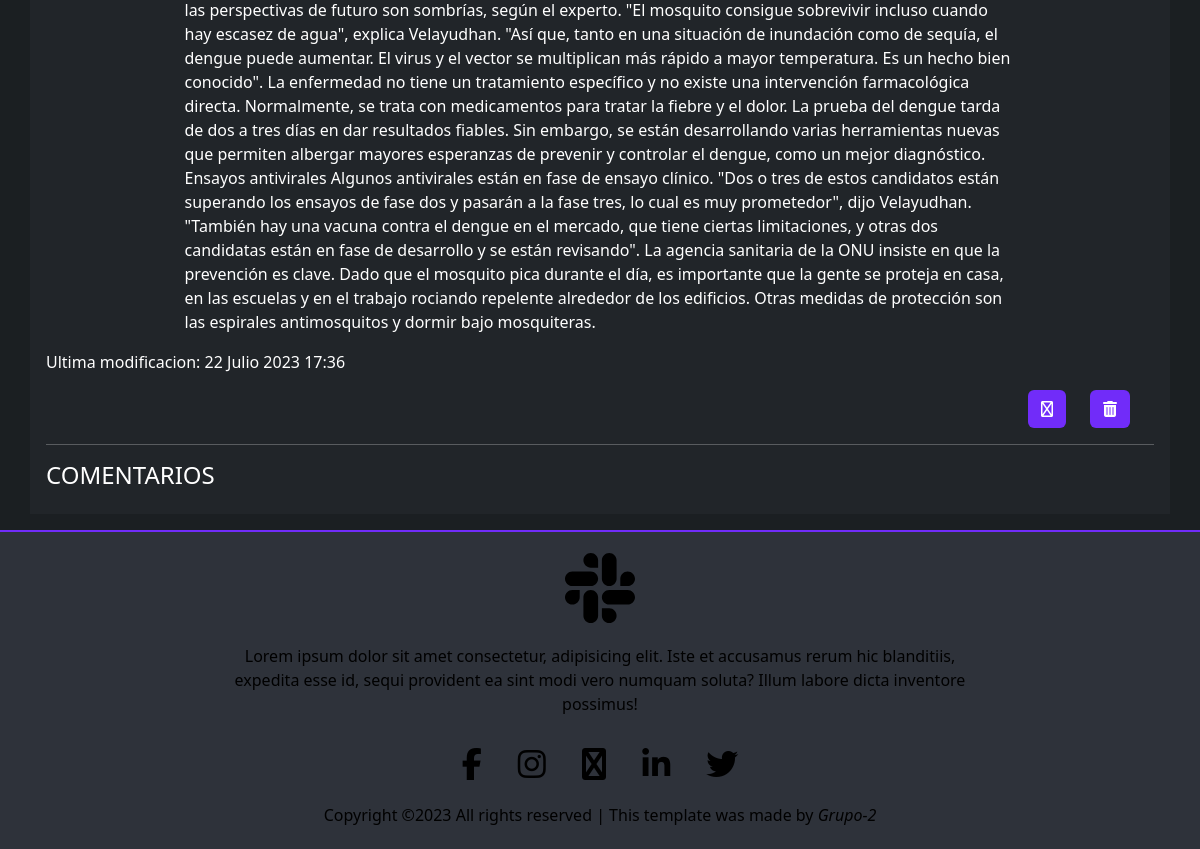
The page /noticias/detalle-noticia/8 (lower part) on the database as committed earlier.
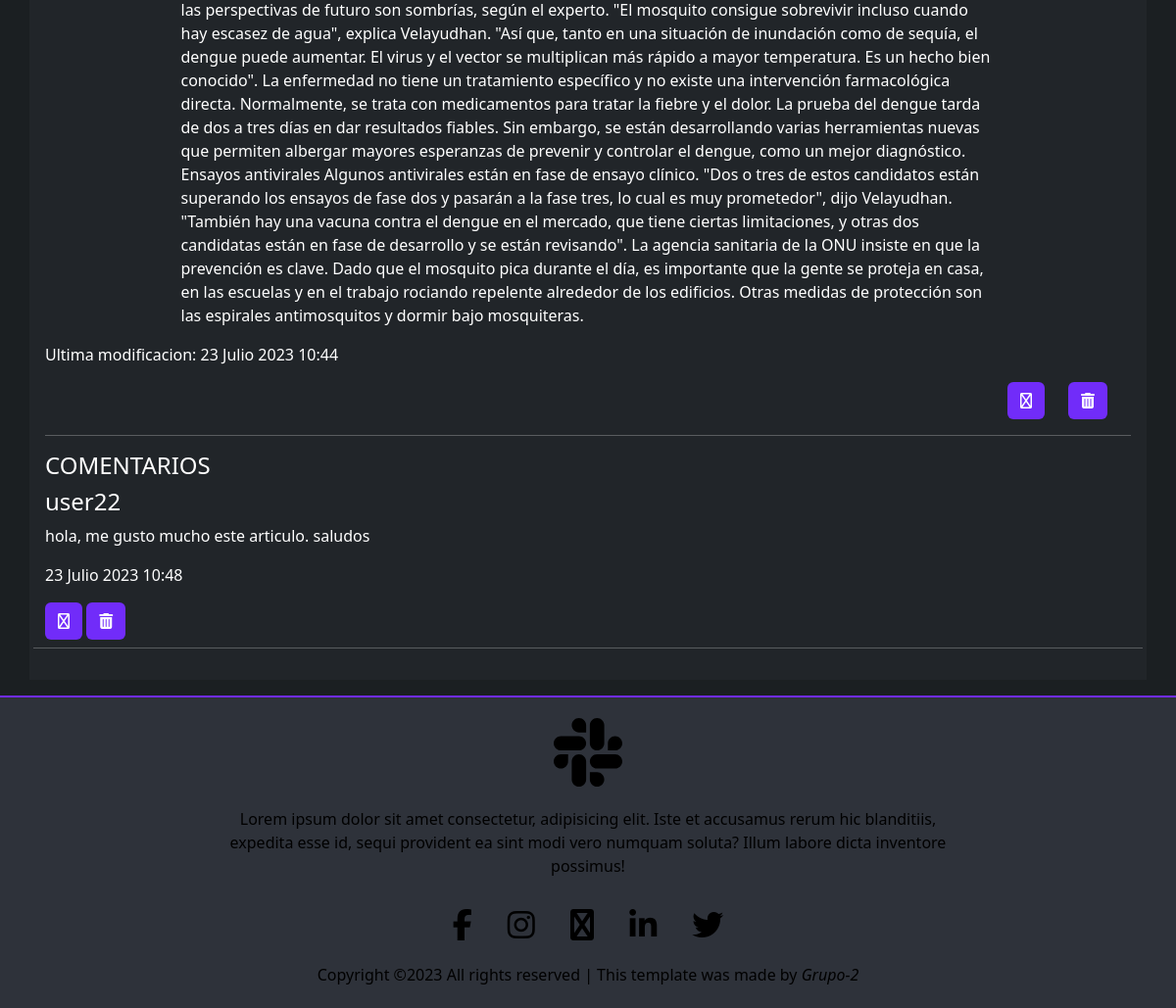
The same page on the database as committed later.
### apps/noticias/models.py (models this page shows, shortened)
class Noticia(models.Model):
	creado = models.DateTimeField(
		'creado',
		auto_now_add=True
	)
	modificado = models.DateTimeField(
		'modificado',
		auto_now=True
	)
	titulo = models.CharField(max_length = 250)
	descripcion = models.CharField(max_length= 400)
	contenido = models.TextField()
	autor = models.ForeignKey(User, on_delete = models.CASCADE)
	imagen = models.ImageField(upload_to = 'noticias')
	categoria = models.ForeignKey(Categoria, on_delete = models.CASCADE)

### apps/comentarios/models.py (models this page shows, shortened)
class Comentario(models.Model):
	creado = models.DateTimeField(
		'creado',
		auto_now_add=True
	)
	modificado = models.DateTimeField(
		'modificado',
		auto_now=True
	)
	texto = models.TextField(max_length = 1000)
	usuario = models.ForeignKey(User, on_delete = models.CASCADE)
	noticia = models.ForeignKey(Noticia, on_delete = models.CASCADE)

### apps/noticias/views.py (the view)
# urls.py: path('detalle-noticia/<int:pk>', views.DetalleNoticia, name='detalle_noticia'),
def DetalleNoticia(request, pk):
    ctx = {}
    detalle_noticia = Noticia.objects.get(id = pk)
    comentarios = Comentario.objects.filter(noticia = pk).order_by('-creado')
    ctx['detalle'] = detalle_noticia
    ctx['lista_comentarios'] = comentarios
    return render(request, 'noticias/detalle.html', ctx)

### apps/noticias/models.py (called while the page is built)
	def __str__(self):
		return self.nombre

### templates/noticias/detalle.html (shortened to what this page needs)
{% extends 'base.html' %}
{% load static %}
{% block contenido %}
  <div class="container text-bg-dark m-3 p-3 mx-auto">
        <p class="mx-auto w-75 pt-3">{{detalle.contenido}}</p>
        <p class="italic">Ultima modificacion: {{detalle.modificado}}</p>
        <div class="d-flex justify-content-end">
          <a href="{% url 'noticias:modificar_noticia' detalle.pk %}" class="btn btn-go mx-4"><i class="fa fa-regular fa-feather"></i></a>
				  <a href="{% url 'noticias:borrar_noticia' detalle.pk %}" class="btn btn-go me-4"><i class="fa fa-solid fa-trash"></i></a>
        </div>
        <hr>
        <h4>COMENTARIOS</h4>
        <div class="row" class="mb-3">
          {% for n in lista_comentarios %}
          <div>
            <h4>{{n.usuario}}</h4>
            <p>{{n.texto}}</p>
            <p>{{n.creado}}</p>
            <div class="mb-2">
              <a href="{% url 'comentarios:modificar_comentario' n.pk %}" class="btn btn-go"><i class="fa fa-regular fa-feather"></i></a>
				      <a href="{% url 'comentarios:borrar_comentario' n.pk %}" class="btn btn-go"><i class="fa fa-solid fa-trash"></i></a>
            </div>
          </div>
          <hr>
          {% endfor %}
          </div>
  </div>
{% endblock contenido %}

Rows that differ between the two databases and show on the page:
changed Noticia: modificado "22 Julio 2023 17:36" → "23 Julio 2023 10:44"
added Comentario: usuario "user22", texto "hola, me gusto mucho este articulo. saludos", creado "23 Julio 2023 10:48"
